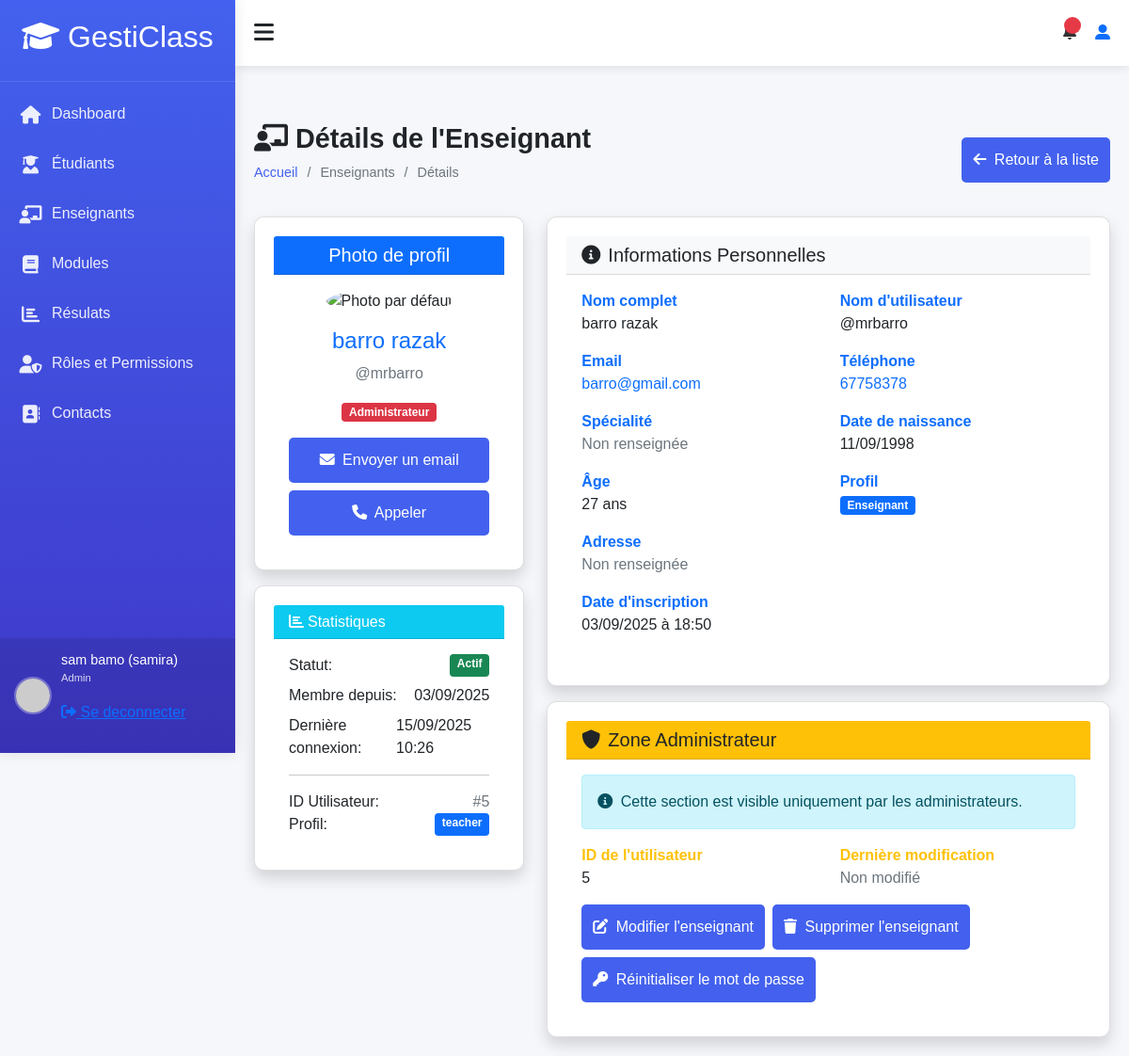
Page /accounts/teacher/5/detail/ (signed in) on the earlier database version.
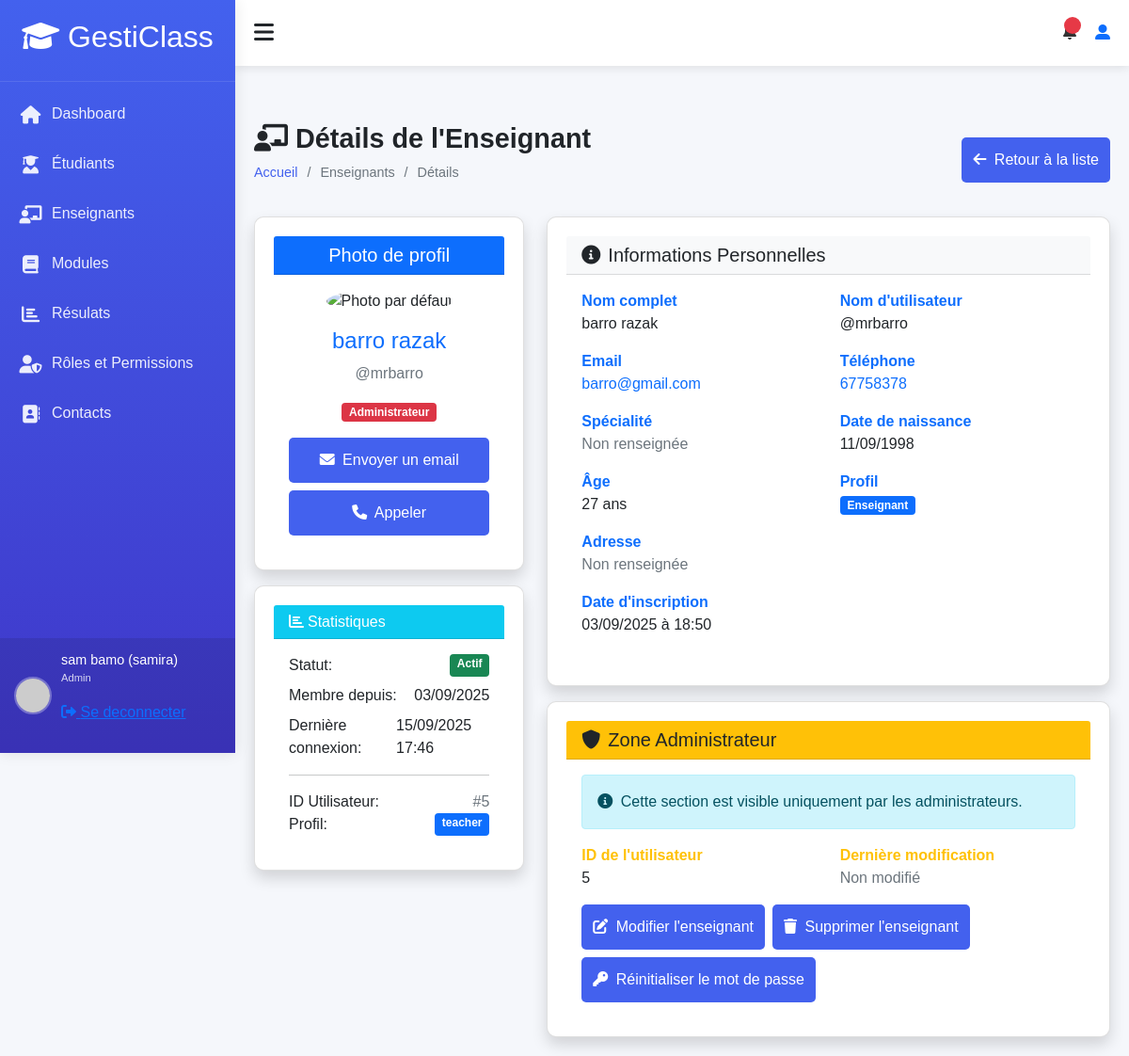
Same page on the later database version.
### accounts/models.py (models this page shows, shortened)
class User(AbstractUser):
    ROLE_CHOICES = (
        ('admin', 'Administrateur'),
        ('teacher', 'Enseignant'),
        ('student', 'Élève'),
    )
    profil = models.CharField(max_length=10, choices=ROLE_CHOICES, default='student')
    phone = models.CharField(max_length=20, blank=True)
    birth_date = models.DateField(null=True, blank=True)
    photo = models.ImageField(upload_to='users/', null=True, blank=True)
    specialty = models.CharField(max_length=100, null=True, blank=True)
    hire_date = models.DateField(null=True, blank=True)
    address = models.TextField(blank=True)
    is_student = models.BooleanField(default=False)
    is_teacher = models.BooleanField(default=False)
    phone_number = models.CharField(max_length=15, blank=True)
    date_of_birth = models.DateField(null=True, blank=True)
    def __str__(self):
        return f"{self.first_name} {self.last_name} ({self.username})"
    def is_teacher(self):
        return self.profil == 'teacher'
    def is_student(self):
        return self.profil == 'student'
    class Meta:
        permissions = [
        ("peut_acceder_module", "Peut acceder au module"),
        ("peut_acceder_aux_eleve", "Peut acceder aux eleves"),
        ("peut_acceder_aux_enseignants", "peut acceder aux enseigants"),
        ("peut_acceder_aux_roles", "peut acceder aux roles"),
        ("peut_acceder_au_student_dashboard", "Peut accéder au tableau de bord étudiant"),
        ("peut_acceder_au_teacher_dashboard", "Peut accéder au tableau de bord enseignant"),
        ("peut_acceder_au_admin_dashboard", "Peut accéder au tableau de bord administrateur"),
        ("can_view_student_list", "Peut voir la liste des étudiants"),
        ("can_view_teacher_list", "Peut voir la liste des enseignants"),
        ("can_view_module_list", "Peut voir la liste des modules"),
        ("can_view_results_list", "Peut voir la liste résultats"),
        ("can_view_module_details", "Peut les details d'un module"),
        ("can_view_student_details", "Peut voir les détails d'un étudiant"),
        ("can_view_teacher_details", "Peut voir les détails d'un enseignant"),
        ("can_view_own_details", "Peut voir ses propres détails"),
        ("cans_view_results", "Peut voir les résultats"),
        ("can_view_own_results", "Peut voir ses propres résultats"),
        ("view_role", "Peut voir les rôles"),
        ("add_role", "Peut ajouter un rôle"),
        ("change_role", "Peut modifier un rôle"),
        ("delete_role", "Peut supprimer un rôle"),
        ("assign_role", "Peut assigner des rôles"),
        ("view_timetable", "Peut voir l'emploi du temps"),
        ("manage_timetable", "Peut gérer l'emploi du temps"),
        ("can_add_teacher", "Peut ajouter un enseignant"),
        ("can_add_student", "Peut ajouter un étudiant"),
        ("can_change_teacher", "Peut modifier un enseignant"),
        ("can_change_student", "Peut modifier un étudiant"),
        ("can_delete_teacher", "Peut supprimer un enseignant"),
        ("can_delete_student", "Peut supprimer un étudiant"),
        ("can_view_schoolinfo", "Peut voir les informations de l'école"),
        ("can_add_schoolinfo", "Peut ajouter les informations de l'école"),
        ("can_change_schoolinfo", "Peut modifier les informations de l'école"),
        ("can_delete_schoolinfo", "Peut supprimer les informations de l'école"),
        ]

### accounts/views.py (the view)
# urls.py: path('teacher/<int:teacher_id>/detail/', views.teacher_detail,
@login_required
@permission_required('accounts.can_view_teacher_details', raise_exception=True)
def teacher_detail(request, teacher_id):
    teacher = get_object_or_404(User, id=teacher_id, profil='teacher')
    context = {
        'teacher': teacher,
        'title': f'Détails de {teacher.get_full_name()}'
    }
    return render(request, 'teachers/teacher_detail.html', context)

### accounts/templates/teachers/teacher_detail.html (shortened to what the changed rows need)
{% extends "models/base.html" %}
{% load static %}
{% block content %}
<div class="content">
    <div class="page-title">
        <div>
            <h2><i class="fas fa-chalkboard-teacher me-2"></i>Détails de l'Enseignant</h2>
        </div>
    </div>
    <div class="row">
        <div class="col-md-4 mb-4">
            <div class="card shadow">
                <div class="card-body text-center">
                    {% if teacher.photo %}
                        <img src="{{ teacher.photo.url }}"
                             class="img-fluid rounded-circle mb-3"
                             alt="Photo de {{ teacher.get_full_name }}"
                             style="width: 200px; height: 200px; object-fit: cover;">
                    {% else %}
                        <img src="{% static 'img/default-avatar.png' %}"
                             class="img-fluid rounded-circle mb-3"
                             alt="Photo par défaut"
                             style="width: 200px; height: 200px; object-fit: cover;">
                    {% endif %}
                    <h4 class="text-primary">{{ teacher.get_full_name }}</h4>
                    <p class="text-muted">@{{ teacher.username }}</p>
                    {% if request.user.is_superuser %}
                    <div class="mb-3">
                        <span class="badge bg-danger">Administrateur</span>
                    </div>
                    {% endif %}
                    <div class="d-grid gap-2">
                        <a href="mailto:{{ teacher.email }}" class="btn btn-outline-primary">
                        </a>
                        {% if teacher.phone %}
                        <a href="tel:{{ teacher.phone }}" class="btn btn-outline-success">
                        </a>
                        {% endif %}
                    </div>
                </div>
            </div>
            <div class="card shadow mt-3">
                <div class="card-body">
                    <div class="d-flex justify-content-between mb-2">
                        <span>Membre depuis:</span>
                        <span>{{ teacher.date_joined|date:"d/m/Y" }}</span>
                    </div>
                    <div class="d-flex justify-content-between">
                        <span>Dernière connexion:</span>
                        <span>
                            {% if teacher.last_login %}
                                {{ teacher.last_login|date:"d/m/Y H:i" }}
                            {% else %}
                                Jamais connecté
                            {% endif %}
                        </span>
                    </div>
                    {% if request.user.is_superuser %}
                    <hr>
                    <div class="d-flex justify-content-between">
                        <span>ID Utilisateur:</span>
                        <span class="text-muted">#{{ teacher.id }}</span>
                    </div>
                    <div class="d-flex justify-content-between">
                        <span>Profil:</span>
                        <span class="badge bg-primary">{{ teacher.profil }}</span>
                    </div>
                    {% endif %}
                </div>
            </div>
        </div>
        <div class="col-md-8">
            <div class="card shadow">
                <div class="card-body">
                    <div class="row">
                        <div class="col-md-6">
                            <div class="info-item mb-3">
                                <label class="fw-bold text-primary">Nom complet</label>
                                <p class="mb-0">{{ teacher.get_full_name }}</p>
                            </div>
                        </div>
                        <div class="col-md-6">
                            <div class="info-item mb-3">
                                <label class="fw-bold text-primary">Nom d'utilisateur</label>
                                <p class="mb-0">@{{ teacher.username }}</p>
                            </div>
                        </div>
                    </div>
                    <div class="row">
                        <div class="col-md-6">
                            <div class="info-item mb-3">
                                <p class="mb-0">
                                    <a href="mailto:{{ teacher.email }}" class="text-decoration-none">
                                        {{ teacher.email }}
                                    </a>
                                </p>
                            </div>
                        </div>
                        <div class="col-md-6">
                            <div class="info-item mb-3">
                                <p class="mb-0">
                                    {% if teacher.phone %}
                                        <a href="tel:{{ teacher.phone }}" class="text-decoration-none">
                                            {{ teacher.phone }}
                                        </a>
                                    {% else %}
                                        <span class="text-muted">Non renseigné</span>
                                    {% endif %}
                                </p>
                            </div>
                        </div>
                    </div>
                    <div class="row">
                        <div class="col-md-6">
                            <div class="info-item mb-3">
                                <label class="fw-bold text-primary">Date de naissance</label>
                                <p class="mb-0">
                                    {% if teacher.birth_date %}
                                        {{ teacher.birth_date|date:"d/m/Y" }}
                                    {% else %}
                                        <span class="text-muted">Non renseignée</span>
                                    {% endif %}
                                </p>
                            </div>
                        </div>
                    </div>
                    <div class="row">
                        <div class="col-md-6">
                            <div class="info-item mb-3">
                                <label class="fw-bold text-primary">Âge</label>
                                <p class="mb-0">
                                    {% if teacher.birth_date %}
                                        {{ teacher.birth_date|timesince }}
                                    {% else %}
                                        <span class="text-muted">Inconnu</span>
                                    {% endif %}
                                </p>
                            </div>
                        </div>
                    </div>
                    <div class="info-item mb-3">
                        <label class="fw-bold text-primary">Date d'inscription</label>
                        <p class="mb-0">{{ teacher.date_joined|date:"d/m/Y à H:i" }}</p>
                    </div>
                </div>
            </div>
            {% if request.user.is_superuser %}
            <div class="card shadow mt-3">
                <div class="card-header bg-warning text-dark">
                    <h5 class="m-0"><i class="fas fa-shield-alt me-2"></i>Zone Administrateur</h5>
                </div>
                <div class="card-body">
                    <div class="alert alert-info">
                        <i class="fas fa-info-circle me-1"></i>
                        Cette section est visible uniquement par les administrateurs.
                    </div>
                    <div class="row">
                        <div class="col-md-6">
                            <div class="info-item mb-3">
                                <label class="fw-bold text-warning">ID de l'utilisateur</label>
                                <p class="mb-0">{{ teacher.id }}</p>
                            </div>
                        </div>
                        <div class="col-md-6">
                            <div class="info-item mb-3">
                                <label class="fw-bold text-warning">Dernière modification</label>
                                <p class="mb-0">
                                    {% if teacher.updated_at %}
                                        {{ teacher.updated_at|date:"d/m/Y H:i" }}
                                    {% else %}
                                        <span class="text-muted">Non modifié</span>
                                    {% endif %}
                                </p>
                            </div>
                        </div>
                    </div>
                    <div class="d-flex gap-2 flex-wrap">
                        <a href="{% url 'accounts:update_teacher' teacher.id %}" class="btn btn-warning">
                            <i class="fas fa-edit me-1"></i> Modifier l'enseignant
                        </a>
                        <button class="btn btn-outline-danger" data-bs-toggle="modal" data-bs-target="#deleteModal">
                            <i class="fas fa-trash me-1"></i> Supprimer l'enseignant
                        </button>
                        <a href="#" class="btn btn-outline-info">
                            <i class="fas fa-key me-1"></i> Réinitialiser le mot de passe
                        </a>
                    </div>
                </div>
            </div>
            {% endif %}
        </div>
    </div>
</div>
{% endblock %}

Differences in the rows shown:
changed User "barro razak": last_login "15/09/2025 10:26" → "15/09/2025 17:46"
